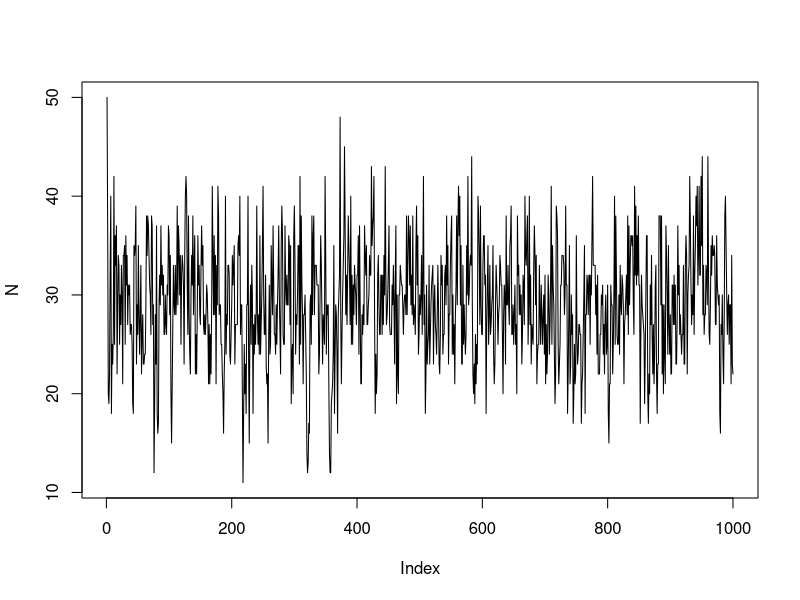
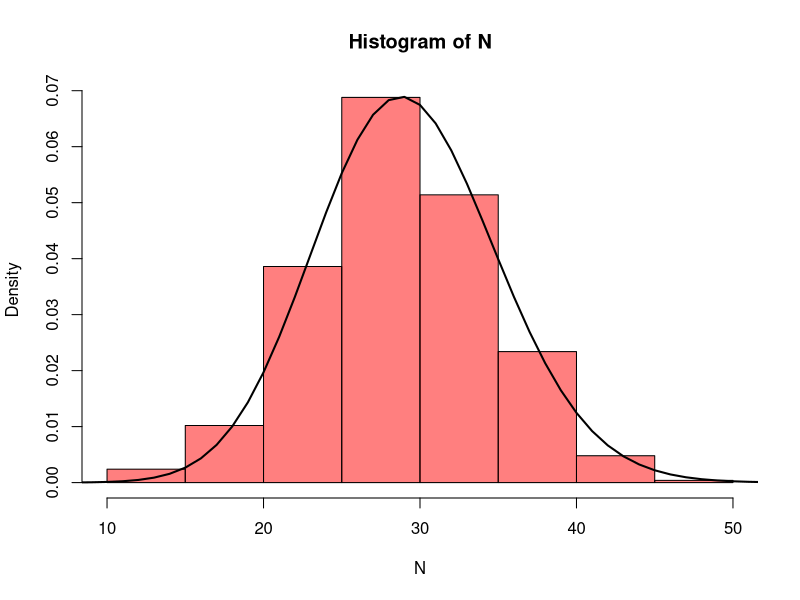
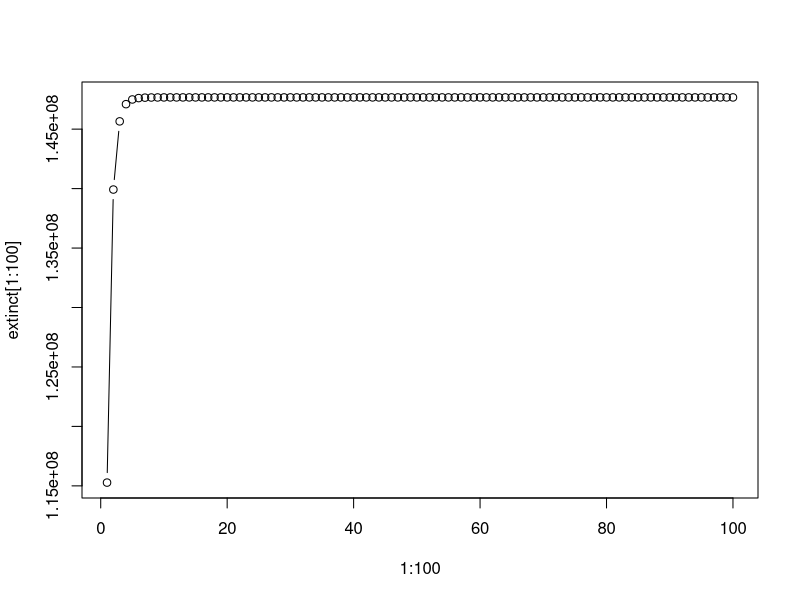

These figures' R source, in order: (Note: this script raises an error after producing the figures.)
#week 7 assignment
#Recreate intrinsic Mean Extinction Time (MTE) curves similar to Figure 3 of the Melbourne and Hastings (2008) reading. Specifically, let the mean field model be given by N[t+1]=N[t]*R*exp(-alpha*N[t]).Create a plot where R varies between 1.1 and 30 on the horizontal axes and the log of MET is plotted on the vertical axes. Plot 6 curves corresponding to the Poisson distribution and the negative binomial with size parameter values 0.5,1,10,50,100. As in Figure 3 of the paper, choose the alpha values so that the positive equilibrium of the model is always 30. alpha has to change with R to keep equilibrium population at 30

#for this we will use dpois and dnbinom

#formula to change alpha with R to keep equilibrium around 30
#alpha= -(1/30)*log(1/R)
aR=function(R) {
  a=log(R)/30
}

#field mean model set up with a static R
R=2 #if R is too high it gets to stochastic and crashes
a=aR(R)
#N[2]=N[1]*R*exp(-a*N[1])
fit=function(R,a,N){ #ricker model
  N*R*exp(-a*N)
}

N1=50 #let's try this with a random starting population
tf=1000
N=numeric(tf)
N[1]=N1
for(t in 2:tf){
  N[t]=rpois(n=1,lambda= fit(R,a,N[t-1]))
}
N[1:20]
plot(N,type="l") #with these numbers, this population doesn't often go extinct

#calculating MTE for fixed R value
chop=200
Q=matrix(NA,chop,chop)
for(i in 1:chop){
  Q[i,]=dpois(x=1:chop,lambda=fit(R,a,i))
}
stuff=eigen(t(Q))
v=Re(stuff$vectors[,1])
v=v/sum(v)
v
sum(v) # =1 so it's right

hist(N,freq=FALSE,col=rgb(1,0,0,0.5))
lines(v,lwd=2)

#we already found 1, where 1/(1-lambda) where lambda is the leading eigenvalue of Q

1/(1-Re(stuff$values[1])) #"intrinsic mean time to extinction" gives us expected time to extinction 700 million years
#here lambda is the probability of not going extinct which is VERY close to 1

#now want to find mean time to extinction given i initial individuals
#this is given by (Id-Q)^{-1}%*%ones where ones is a column vector of ones

extinct=solve(diag(chop)-Q)%*%matrix(1,chop,1) #gives inverse of ID matrix?
plot(1:100,extinct[1:100],type="b") #gives us a plot of mean time to extinction based on initial starting population

#So what we need is a function to calculate MTE from different R values
MTE=function(R){
  a=aR(R)
  chop=200
  Q=matrix(NA,chop,chop)
  for(i in 1:chop){
    Q[i,]=dpois(x=1:chop,lambda=fit(R,a,i))
  }
  stuff=eigen(t(Q))
  ext=1/(1-Re(stuff$values[1]))
  return(ext)
}
MTE(2)



#----------------
#now lets try for dbinom, we are doing a seperate function for each size variation. There is probably a more efficient way of doing this, but this is the classic coding dilemna for me: do I take a little extra time to repeat myself and do many different functions? Or do I take a really long time to figure out a more efficient method? I chose the former.
MTEdnbinom.5=function(R){
  a=aR(R)
  chop=200
  Q=matrix(NA,chop,chop)
  for(i in 1:chop){
    Q[i,]=dnbinom(x=1:chop,size=.5,mu=fit(R,a,i))
  }
  stuff=eigen(t(Q))
  ext=1/(1-Re(stuff$values[1]))
  return(ext)
}
MTEdnbinom1=function(R){
  a=aR(R)
  chop=200
  Q=matrix(NA,chop,chop)
  for(i in 1:chop){
    Q[i,]=dnbinom(x=1:chop,size=1,mu=fit(R,a,i))
  }
  stuff=eigen(t(Q))
  ext=1/(1-Re(stuff$values[1]))
  return(ext)
}
MTEdnbinom10=function(R){
  a=aR(R)
  chop=200
  Q=matrix(NA,chop,chop)
  for(i in 1:chop){
    Q[i,]=dnbinom(x=1:chop,size=10,mu=fit(R,a,i))
  }
  stuff=eigen(t(Q))
  ext=1/(1-Re(stuff$values[1]))
  return(ext)
}
MTEdnbinom50=function(R){
  a=aR(R)
  chop=200
  Q=matrix(NA,chop,chop)
  for(i in 1:chop){
    Q[i,]=dnbinom(x=1:chop,size=50,mu=fit(R,a,i))
  }
  stuff=eigen(t(Q))
  ext=1/(1-Re(stuff$values[1]))
  return(ext)
}
MTEdnbinom100=function(R){
  a=aR(R)
  chop=200
  Q=matrix(NA,chop,chop)
  for(i in 1:chop){
    Q[i,]=dnbinom(x=1:chop,size=100,mu=fit(R,a,i))
  }
  stuff=eigen(t(Q))
  ext=1/(1-Re(stuff$values[1]))
  return(ext)
}
MTEdnbinom(2)

#Now a for loop to populate a matrix for just the poison
Rs=seq(from=1.1,to=30, by=0.1)
RMTE=matrix(NA,length(Rs),7)
for(j in 1:length(Rs)){
  R=Rs[j]
  RMTE[j,1]=R
  RMTE[j,2]=(MTE(R))
  RMTE[j,3]=(MTEdnbinom.5(R))
  RMTE[j,4]=(MTEdnbinom1(R))
  RMTE[j,5]=(MTEdnbinom10(R))
  RMTE[j,6]=(MTEdnbinom50(R))
  RMTE[j,7]=(MTEdnbinom100(R))
}
matplot(RMTE[,1],log(RMTE[,-1]),type="l",xlab="R value",ylab="MTE log years")
legend('topright', legend=c("Poisson", "NegBin 0.5","NegBin 1","NegBin 10","NegBin 50","NegBin 100"), col=c("black", "hotpink", "cyan","blue","green","red"), lty=c(1,1)) #build the legend
